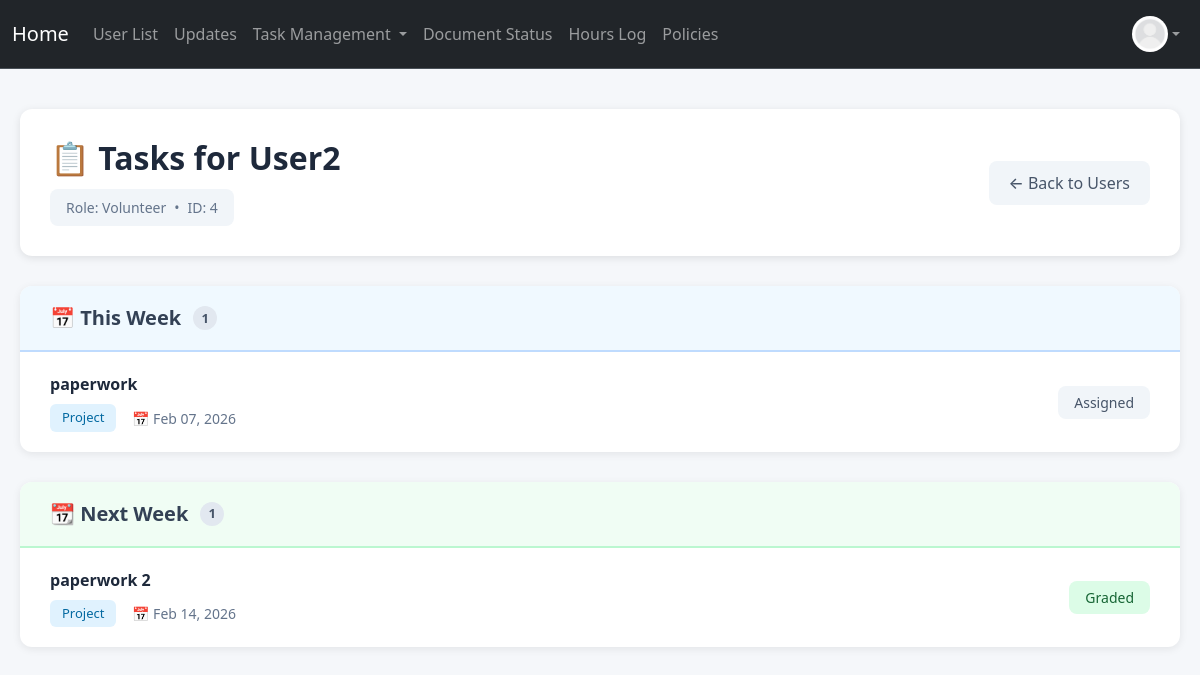
Before: /tasks/user?user_id=4 (signed in) with the older database file.
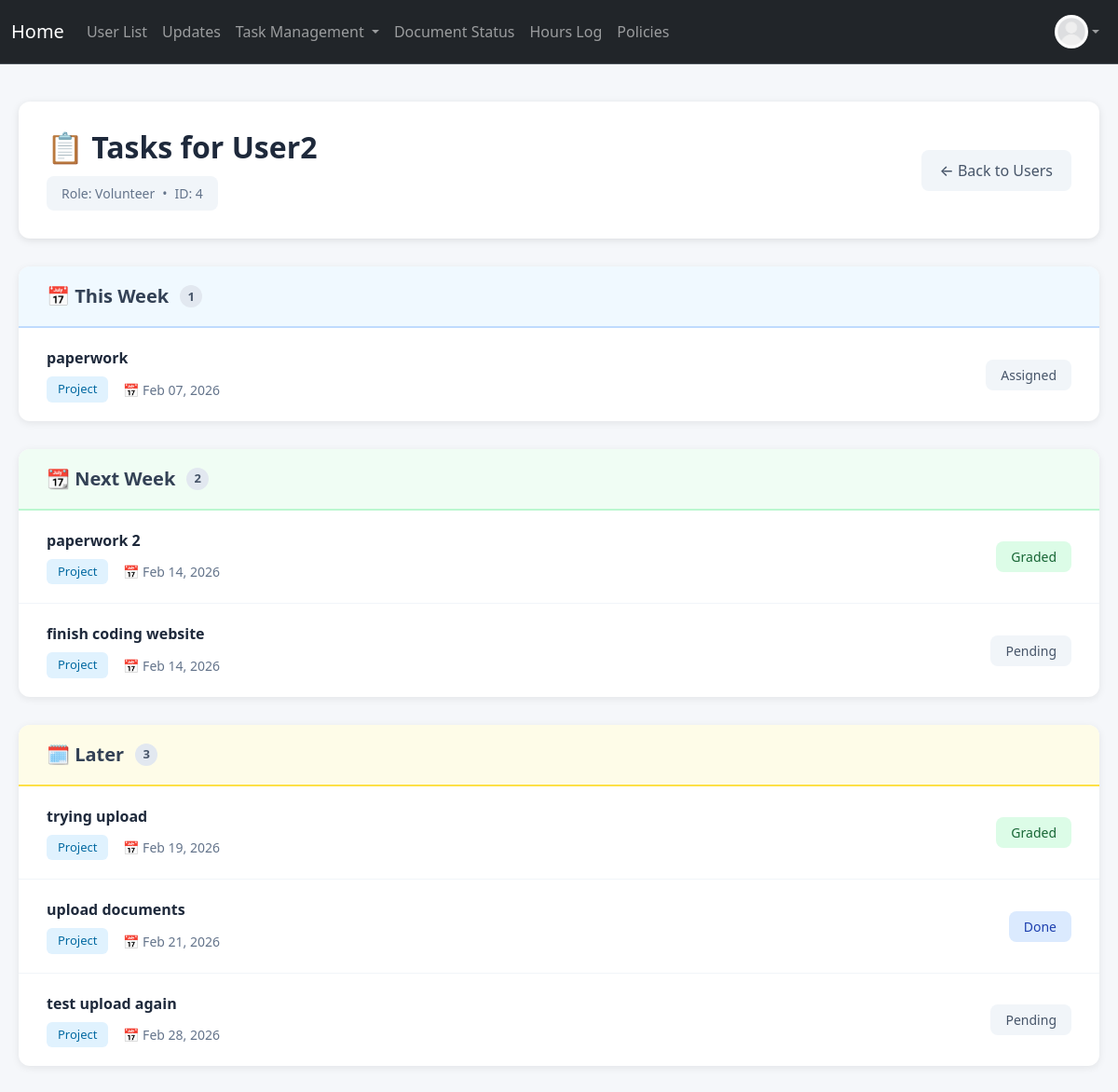
After: the same page with the newer database file.
### project/models.py (models this page shows)
class TaskAssignment(db.Model):
    __tablename__ = 'task_assignments'
    id: Mapped[int] = mapped_column(primary_key=True)
    task_id: Mapped[int] = mapped_column(db.ForeignKey('tasks.id'), name="fk_taskassign_task_id")
    user_id: Mapped[int] = mapped_column(db.ForeignKey('users.id'), name="fk_taskassign_user_id")
    due_date: Mapped[datetime] = mapped_column(DateTime, nullable=False)
    status: Mapped[str] = mapped_column(default="pending")
    upload: Mapped[bool] = mapped_column(default=False)
    filename: Mapped[str] = mapped_column(nullable=True)
    score: Mapped[float] = mapped_column(nullable=True)
    comments: Mapped[str] = mapped_column(default="")
    task: Mapped["Task"] = relationship("Task", back_populates="assignments")
    user: Mapped["User"] = relationship("User", back_populates="task_assignments")

class Task(db.Model):
    __tablename__ = 'tasks'
    id = db.Column(db.Integer, primary_key=True)
    title = db.Column(db.String(200), nullable=False)
    description = db.Column(db.Text, nullable=False)
    classification = db.Column(db.String(50), nullable=False)  # 'project' or 'reminder'
    assigned_role = db.Column(db.String(50), nullable=False)   # 'intern', 'volunteer', 'board', 'specific'
    created_by = db.Column(db.Integer, db.ForeignKey('users.id'), nullable=False)
    created_at = db.Column(db.DateTime, default=datetime.utcnow)
    created_by_user = db.relationship('User', foreign_keys=[created_by], backref='created_tasks', lazy=True)
    assignments: Mapped[List["TaskAssignment"]] = relationship(
        "TaskAssignment",
        back_populates="task",
        cascade="all, delete-orphan"
    )

### app.py (the view)
@app.route("/tasks/user", methods=["GET"])
@login_required
@permission_required('board')
def specific_user_tasks():
    user_id = request.args.get('user_id', type=int)
    if not user_id:
        return redirect(url_for('task_status'))
    user = User.query.get_or_404(user_id)
    assignments = TaskAssignment.query.filter_by(user_id=user_id).order_by(TaskAssignment.due_date.asc()).all()
    today = datetime.now().date()
    week_start = today - timedelta(days=today.weekday())
    week_end = week_start + timedelta(days=6)
    next_week_start = week_end + timedelta(days=1)
    next_week_end = next_week_start + timedelta(days=6)
    for assignment in assignments:
        due_date = assignment.due_date.date() if assignment.due_date else None
        if due_date:
            if due_date < today and assignment.status != "done" and assignment.status != "graded":
                assignment.is_overdue = True
                assignment.is_this_week = False
                assignment.is_next_week = False
                assignment.is_later = False
            elif week_start <= due_date <= week_end:
                assignment.is_this_week = True
                assignment.is_overdue = False
                assignment.is_next_week = False
                assignment.is_later = False
            elif next_week_start <= due_date <= next_week_end:
                assignment.is_next_week = True
                assignment.is_this_week = False
                assignment.is_overdue = False
                assignment.is_later = False
            else:
                assignment.is_later = True
                assignment.is_this_week = False
                assignment.is_next_week = False
                assignment.is_overdue = False
        else:
            assignment.is_later = True
            assignment.is_this_week = False
            assignment.is_next_week = False
            assignment.is_overdue = False
    return render_template("specific_user_tasks.html", user=user, assignments=assignments)

### app.py (called while the page is built)
@app.context_processor
def inject_now():
    return {
        'now': datetime.now,
        'today': date.today
    }

### project/models.py (called while the page is built)
@login_manager.user_loader
def load_user(user_id):
    return User.query.get(user_id)

### project/templates/specific_user_tasks.html (shortened to what the changed rows need)
{% extends "base.html" %}
{% block content %}
<div class="tasks-container">
    <div class="page-header">
        <div>
            <h1>📋 Tasks for {{ user.name }}</h1>
        </div>
    </div>
    {% if assignments %}
        {% set overdue_tasks = assignments | selectattr('is_overdue', 'equalto', True) | list %}
        {% set this_week_tasks = assignments | selectattr('is_this_week', 'equalto', True) | list %}
        {% if this_week_tasks %}
        <div class="section-card">
            <div class="section-header this-week">
                <h2>📅 This Week</h2>
            </div>
            <ul class="task-list">
                {% for assignment in this_week_tasks %}
                <li class="task-item">
                    <div class="task-main">
                        <div class="task-title">{{ assignment.task.title }}</div>
                        <div class="task-meta">
                            <span class="task-type">{{ assignment.task.classification.title() }}</span>
                            <span class="task-date">
                                📅 {{ assignment.due_date.strftime('%b %d, %Y') if assignment.due_date else 'No date' }}
                            </span>
                        </div>
                    </div>
                    <span class="task-status
                        {% if assignment.status == 'graded' %}status-graded
                        {% elif assignment.status == 'done' %}status-done
                        {% else %}status-pending{% endif %}">
                        {{ assignment.status.replace('_', ' ').title() }}
                    </span>
                </li>
                {% endfor %}
            </ul>
        </div>
        {% endif %}
        {% set next_week_tasks = assignments | selectattr('is_next_week', 'equalto', True) | list %}
        {% if next_week_tasks %}
        <div class="section-card">
            <div class="section-header next-week">
                <h2>📆 Next Week</h2>
                <span class="badge-count">{{ next_week_tasks|length }}</span>
            </div>
            <ul class="task-list">
                {% for assignment in next_week_tasks %}
                <li class="task-item">
                    <div class="task-main">
                        <div class="task-title">{{ assignment.task.title }}</div>
                        <div class="task-meta">
                            <span class="task-type">{{ assignment.task.classification.title() }}</span>
                            <span class="task-date">
                                📅 {{ assignment.due_date.strftime('%b %d, %Y') if assignment.due_date else 'No date' }}
                            </span>
                        </div>
                    </div>
                    <span class="task-status
                        {% if assignment.status == 'graded' %}status-graded
                        {% elif assignment.status == 'done' %}status-done
                        {% else %}status-pending{% endif %}">
                        {{ assignment.status.replace('_', ' ').title() }}
                    </span>
                </li>
                {% endfor %}
            </ul>
        </div>
        {% endif %}
        {% set later_tasks = assignments | selectattr('is_later', 'equalto', True) | list %}
        {% if later_tasks %}
        <div class="section-card">
            <div class="section-header later">
                <h2>🗓️ Later</h2>
                <span class="badge-count">{{ later_tasks|length }}</span>
            </div>
            <ul class="task-list">
                {% for assignment in later_tasks %}
                <li class="task-item">
                    <div class="task-main">
                        <div class="task-title">{{ assignment.task.title }}</div>
                        <div class="task-meta">
                            <span class="task-type">{{ assignment.task.classification.title() }}</span>
                            <span class="task-date">
                                📅 {{ assignment.due_date.strftime('%b %d, %Y') if assignment.due_date else 'No date' }}
                            </span>
                        </div>
                    </div>
                    <span class="task-status
                        {% if assignment.status == 'graded' %}status-graded
                        {% elif assignment.status == 'done' %}status-done
                        {% else %}status-pending{% endif %}">
                        {{ assignment.status.replace('_', ' ').title() }}
                    </span>
                </li>
                {% endfor %}
            </ul>
        </div>
        {% endif %}
    {% endif %}
</div>
{% endblock %}

Changed rows visible on the page:
added TaskAssignment: task "finish coding website", task.classification "Project", due_date "Feb 14, 2026", status.replace "Pending", shown under "📆 Next Week"
added TaskAssignment: task "trying upload", task.classification "Project", due_date "Feb 19, 2026", status.replace "Graded", shown under "🗓️ Later"
added TaskAssignment: task "upload documents", task.classification "Project", due_date "Feb 21, 2026", status.replace "Done", shown under "🗓️ Later"
added TaskAssignment: task "test upload again", task.classification "Project", due_date "Feb 28, 2026", status.replace "Pending", shown under "🗓️ Later"
Other visible differences:
{{ next_week_tasks|length }}: "1" → "2"
{{ later_tasks|length }}: (not shown) → "3"
text now shown: "🗓️ Later"
